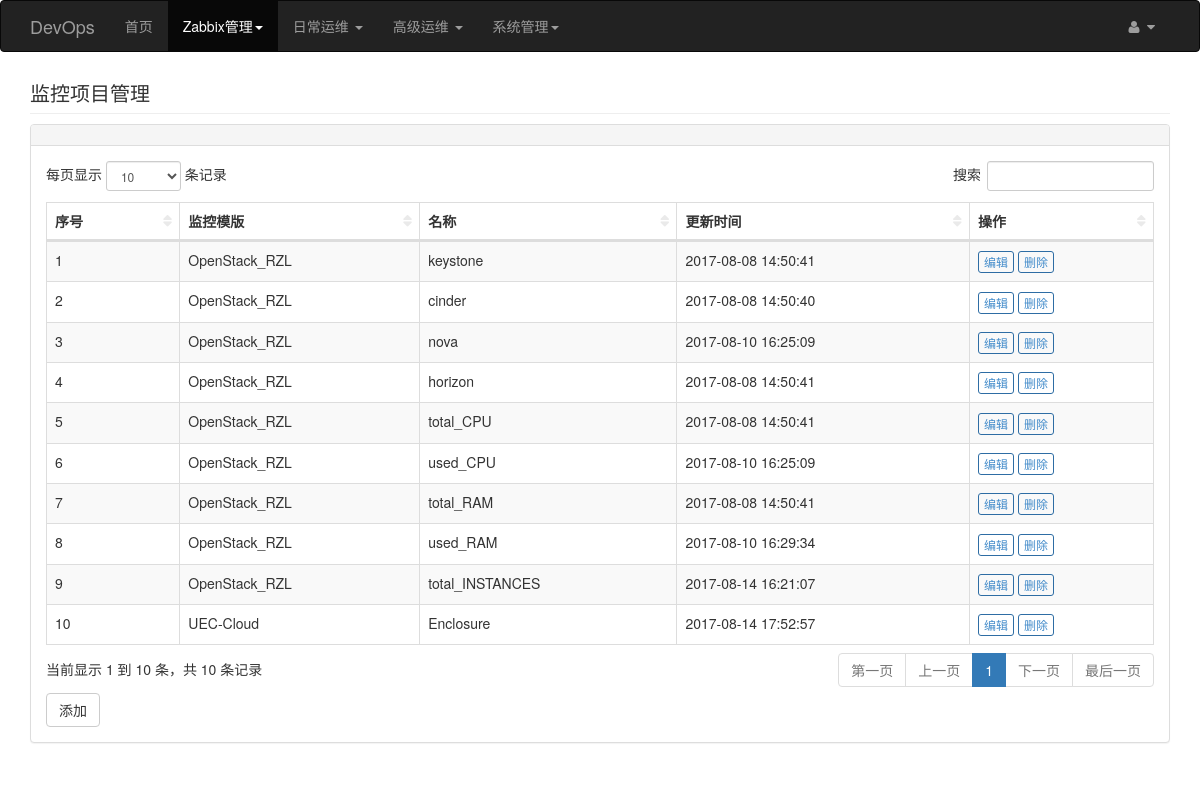
The app's page /cmp_item/index (signed in), older data.
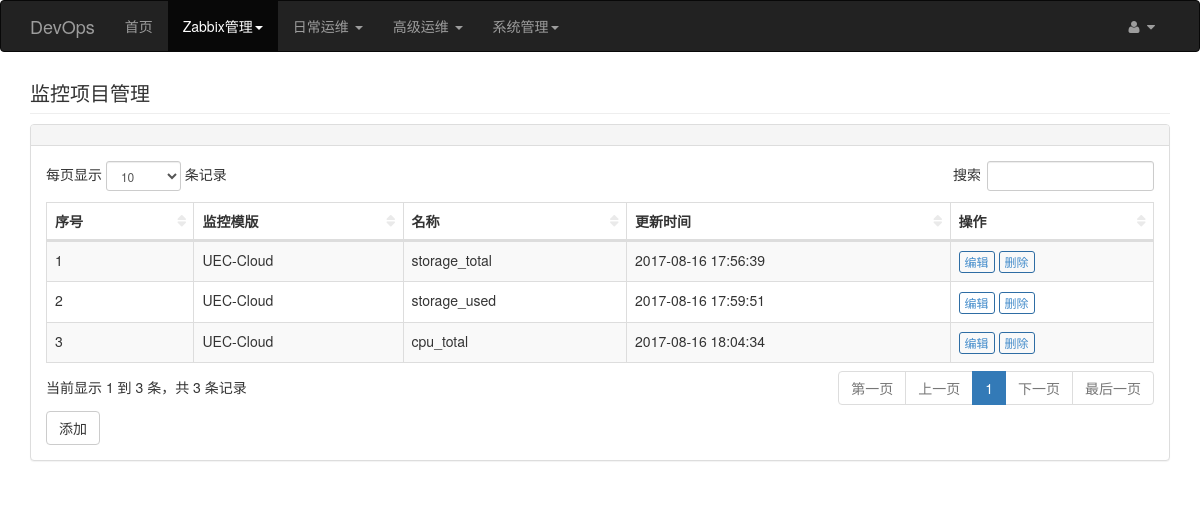
The same page, newer data.
### app/models.py (models this page shows, shortened)
class Base(db.Model):
    __abstract__ = True
    id = db.Column(db.Integer, primary_key=True)
    created_at = db.Column(db.DateTime, default=datetime.now)
    updated_at = db.Column(db.DateTime, default=datetime.now, onupdate=datetime.now)

class CmpItem(Base):
    __tablename__ = 'cmp_items'
    name = db.Column(db.String(30), unique=True)
    hostid = db.Column(db.Integer)
    applicationid = db.Column(db.Integer)
    itemid = db.Column(db.Integer)
    value = db.Column(db.String(50))
    notes = db.Column(db.TEXT())
    cmp_id = db.Column(db.Integer, db.ForeignKey('cmps.id'))

class Cmp(Base):
    __tablename__ = 'cmps'
    name = db.Column(db.String(30), unique=True)
    groupid = db.Column(db.Integer)
    notes = db.Column(db.TEXT())
    cmp_items = db.relationship('CmpItem', backref='cmp', lazy='dynamic')

### app/cmp_item/views.py (the view)
@cmp_item.route('/index', methods=['GET'])
@login_required
def index():
    header = u'管理'
    objects = CmpItem.query.all()
    return _render('index', locals())

### app/auth/views.py (called while the page is built)
@auth.before_app_request
def before_request():
    if current_user.is_authenticated:
        if not current_user.confirmed \
                and request.endpoint \
                and request.endpoint[:5] != 'auth.' \
                and request.endpoint != 'static':
            return redirect(url_for('auth.unconfirmed'))

### app/cmp_item/views.py (called while the page is built)
def _render(content, kwargs={}):
    new_header = MODULE_NAME + kwargs.get('header', '')
    kwargs.update(title_name=MODULE_NAME, header=new_header)
    html = "cmp_item/%s.html" % content
    return render_template(html, **kwargs)

### app/models.py (called while the page is built)
    @login_manager.user_loader
    def load_user(user_id):
        return User.query.get(int(user_id))

### app/templates/cmp_item/index.html (shortened to what this page needs)
{% extends "extends/base_table.html" %}
{% block table_content %}
    {% import 'macros/render_btn.html' as macros %}
    <div class="dataTable_wrapper">
        <table class="table table-striped table-bordered table-hover" id="dataTables-example">
            <thead>
            <tr>
                <th>序号</th>
                <th>监控模版</th>
                <th>名称</th>
                <th>更新时间</th>
                <th>操作</th>
            </tr>
            </thead>
            <tbody>
            {% for obj in objects %}
                <tr>
                    <td>{{ loop.index }}</td>
                    <td>{{ obj.cmp.name }}</td>
                    <td>{{ obj.name }}</td>
                    <td>{{ obj.updated_at.strftime('%Y-%m-%d %H:%M:%S') }}</td>
                    <td>
                        {{ macros.render_btn('编辑', 'cmp_item.edit', obj.id) }}
                        {{ macros.render_btn('删除', 'cmp_item.delete', obj.id) }}
                    </td>
                </tr>
            {% endfor %}
            </tbody>
        </table>
    </div>
    <div>
        {{ macros.render_add_btn('cmp_item.fast_new') }}
    </div>
{% endblock %}

### app/templates/extends/base_table.html
{% extends "extends/base_page.html" %}
{% block page_header %}
    <div class="page-header">
        <h3>{{ header }}</h3>
    </div>
{% endblock %}
{% block page_content %}
    <div class="panel panel-default">
        <div class="panel-heading"></div>
        <div class="panel-body">
            {% block table_content %}{% endblock %}
        </div>
    </div>
{% endblock %}

### app/templates/extends/base_page.html (shortened to what this page needs)
{% extends "extends/base.html" %}
{% block base_content %}
    {% block page_header %}{% endblock %}
    {% block page_content %}{% endblock %}
{% endblock %}

### app/templates/extends/base.html (shortened to what this page needs)
{% extends "bootstrap/base.html" %}
{% block styles %}
    {{ super() }}
    {% include 'includes/load_css.html' %}
{% endblock %}
{% block navbar %}
    {% include 'includes/menu.html' %}
{% endblock %}
{% block content %}
    <div class="container">
        {% import 'macros/render_flash.html' as macros %}
        {% block base_content %}{% endblock %}
    </div>
{% endblock %}

### app/templates/includes/load_css.html
<link rel="stylesheet" href="{{ url_for('static', filename='bs/css/metisMenu.min.css') }}">
<link rel="stylesheet" href="{{ url_for('static', filename='bs/css/dataTables.bootstrap.css') }}">
<link rel="stylesheet" href="{{ url_for('static', filename='bs/css/dataTables.responsive.css') }}">
<link rel="stylesheet" href="{{ url_for('static', filename='bs/css/sb-admin-2.css') }}">
<link rel="stylesheet" href="{{ url_for('static', filename='bs/css/font-awesome.min.css') }}">
<link rel="stylesheet" href="{{ url_for('static', filename='bs/css/bootstrap-datetimepicker.min.css') }}">
<link rel="stylesheet" href="{{ url_for('static', filename='bs/css/multi-select.css') }}">
<link rel="stylesheet" href="{{ url_for('static', filename='bs/css/bootstrap-popover-x.css') }}">
<link rel="stylesheet" href="{{ url_for('static', filename='bs/css/responsive.css') }}">
<link rel="stylesheet" href="{{ url_for('static', filename='jq-chosen/css/bootstrap-chosen.css') }}">
<link rel="stylesheet" href="{{ url_for('static', filename='bs-fileinput/css/fileinput.css') }}">
<link rel="stylesheet" href="{{ url_for('static', filename='bs/css/custom.css') }}">
<link rel="stylesheet" href="{{ url_for('static', filename='bs/css/global.css') }}">

### app/templates/includes/menu.html (shortened to what this page needs)
<div class="navbar navbar-inverse" role="navigation">
    <div class="container">
        <div class="navbar-header">
            <a class="navbar-brand" href="/">DevOps</a>
        </div>
        <div class="navbar-collapse collapse">
            <ul class="nav navbar-nav">
                <li {% if request.path == '/' %} class="active" {% endif %}>
                    <a href="/">首页</a>
                </li>
                <li class="dropdown">
                    <a href="#" class="dropdown-toggle" data-toggle="dropdown" id="dropdownMenu1" role="button"
                       aria-haspopup="true"
                       aria-expanded="false">Zabbix管理<span class="caret"></span></a>
                </li>
                <li class="dropdown">
                    <a href="#" class="dropdown-toggle" data-toggle="dropdown" id="dropdownMenu3" role="button"
                       aria-haspopup="true"
                       aria-expanded="false">日常运维 <span class="caret"></span></a>
                </li>
                <li class="dropdown">
                    <a href="#" class="dropdown-toggle" data-toggle="dropdown" id="dropdownMenu3" role="button"
                       aria-haspopup="true"
                       aria-expanded="false">高级运维 <span class="caret"></span></a>
                </li>
                <li class="dropdown">
                    <a href="#" class="dropdown-toggle" data-toggle="dropdown" id="dropdownMenu2" role="button"
                       aria-haspopup="true"
                       aria-expanded="false">系统管理<span class="caret"></span></a>
                </li>
            </ul>
            <ul class="nav navbar-nav navbar-right">
                <li class="dropdown">
                    <a class="dropdown-toggle" data-toggle="dropdown" href="#" aria-expanded="false">
                        <i class="fa fa-user fa-fw"></i> <i class="fa fa-caret-down"></i>
                    </a>
                        </li>
                    </ul>
        </div>
    </div>
</div>

### app/templates/macros/render_btn.html (shortened to what this page needs)
{% macro render_btn(name, url, id) %}
    <a href="{{ url_for(url, id=id) }}"
       class="btn btn-outline btn-primary btn-xs">{{ name }}
    </a>
{% endmacro %}
{% macro render_add_btn(url) %}
    <a href="{{ url_for(url) }}" class="btn btn-outline btn-default">添加</a>
{% endmacro %}

### app/static/bs/css/sb-admin-2.css (style rules this page uses)
body { background-color: #f8f8f8; }
.btn-outline { color: inherit; background-color: transparent; transition: all .5s; }
.btn-primary.btn-outline { color: #428bca; }
table.dataTable thead .sorting, table.dataTable thead .sorting_asc, table.dataTable thead .sorting_desc, table.dataTable thead .sorting_asc_disabled, table.dataTable thead .sorting_desc_disabled { background: 0 0; }
table.dataTable thead .sorting_asc:after { content: "\f0de"; float: right; font-family: fontawesome; }
table.dataTable thead .sorting:after { content: "\f0dc"; float: right; font-family: fontawesome; color: rgba(50,50,50,.5); }

### app/static/bs/css/custom.css (style rules this page uses)
.h1, .h2, .h3, h1, h2, h3 { margin-top: 10px; margin-bottom: 0px; }
h3 { font-size: 20px; }
body { background-color: #fff; }
.page-header { margin: 0 0 10px; padding-bottom: 9px; border-bottom: 1px solid #eee; }

Row changes from the older to the newer data that the page shows:
removed CmpItem: cmp.name "OpenStack_RZL", name "keystone", updated_at "2017-08-08 14:50:41", name "编辑 删除"
removed CmpItem: cmp.name "OpenStack_RZL", name "cinder", updated_at "2017-08-08 14:50:40", name "编辑 删除"
removed CmpItem: cmp.name "OpenStack_RZL", name "nova", updated_at "2017-08-10 16:25:09", name "编辑 删除"
removed CmpItem: cmp.name "OpenStack_RZL", name "horizon", updated_at "2017-08-08 14:50:41", name "编辑 删除"
removed CmpItem: cmp.name "OpenStack_RZL", name "total_CPU", updated_at "2017-08-08 14:50:41", name "编辑 删除"
removed CmpItem: cmp.name "OpenStack_RZL", name "used_CPU", updated_at "2017-08-10 16:25:09", name "编辑 删除"
removed CmpItem: cmp.name "OpenStack_RZL", name "total_RAM", updated_at "2017-08-08 14:50:41", name "编辑 删除"
removed CmpItem: cmp.name "OpenStack_RZL", name "used_RAM", updated_at "2017-08-10 16:29:34", name "编辑 删除"
removed CmpItem: cmp.name "OpenStack_RZL", name "total_INSTANCES", updated_at "2017-08-14 16:21:07", name "编辑 删除"
removed CmpItem: cmp.name "UEC-Cloud", name "Enclosure", updated_at "2017-08-14 17:52:57", name "编辑 删除"
added CmpItem: cmp.name "UEC-Cloud", name "storage_total", updated_at "2017-08-16 17:56:39", name "编辑 删除"
added CmpItem: cmp.name "UEC-Cloud", name "storage_used", updated_at "2017-08-16 17:59:51", name "编辑 删除"
added CmpItem: cmp.name "UEC-Cloud", name "cpu_total", updated_at "2017-08-16 18:04:34", name "编辑 删除"
Text that changed along with them:
text written by a page script: "每页显示 条记录 搜索 当前显示 1 到 10 条，共 10 条记录 第一页 上一页 1 下一页 最后一页" → "每页显示 条记录 搜索 当前显示 1 到 3 条，共 3 条记录 第一页 上一页 1 下一页 最后一页"
